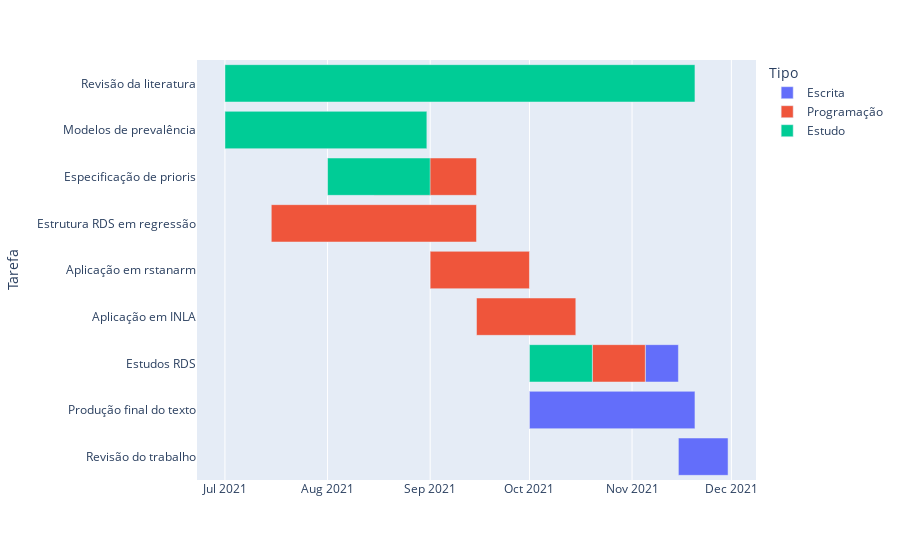

Write notebook code for a chart like this one.
### Code cell
df = pd.DataFrame([
    dict(Tarefa="Revisão da literatura", Start='2021-07-01', Finish='2021-11-20', Tipo="Estudo"),
    dict(Tarefa="Modelos de prevalência", Start='2021-07-01', Finish='2021-08-31', Tipo='Estudo'),
    dict(Tarefa="Especificação de prioris", Start='2021-08-01', Finish='2021-09-01', Tipo='Estudo'),
    dict(Tarefa="Especificação de prioris", Start='2021-08-15', Finish='2021-09-15', Tipo='Programação'),
    dict(Tarefa="Estrutura RDS em regressão", Start='2021-07-15', Finish='2021-09-15', Tipo='Programação'),
    dict(Tarefa="Aplicação em rstanarm", Start='2021-09-01', Finish='2021-10-01', Tipo='Programação'),
    dict(Tarefa="Aplicação em INLA", Start='2021-09-15', Finish='2021-10-15', Tipo='Programação'),
    dict(Tarefa="Estudos RDS", Start='2021-10-01', Finish='2021-10-20', Tipo='Estudo'),
    dict(Tarefa="Estudos RDS", Start='2021-10-20', Finish='2021-11-05', Tipo='Programação'),
    dict(Tarefa="Estudos RDS", Start='2021-11-05', Finish='2021-11-15', Tipo='Escrita'),
    dict(Tarefa="Produção final do texto", Start='2021-10-01', Finish='2021-11-20', Tipo='Escrita'),
    dict(Tarefa="Revisão do trabalho", Start='2021-11-15', Finish='2021-11-30', Tipo='Escrita'), 
]).iloc[::-1]

fig = px.timeline(df, x_start="Start", x_end="Finish", y="Tarefa", color="Tipo")
fig.write_image("../images/fig1.svg", width=2.5*300, height=1.5*300, scale=1)
fig.show()

### Figure 1 — Plotly figure (JSON) as saved in the notebook; plotly's stock layout.template omitted (floating-point values rounded to 4 significant figures)
{"data": [{"alignmentgroup": "True", "base": ["2021-11-15", "2021-10-01", "2021-11-05"], "hovertemplate": "Tipo=Escrita<br>Start=%{base}<br>Finish=%{x}<br>Tarefa=%{y}<extra></extra>", "legendgroup": "Escrita", "marker": {"color": "#636efa"}, "name": "Escrita", "offsetgroup": "Escrita", "orientation": "h", "showlegend": true, "textposition": "auto", "type": "bar", "x": [1296000000, 4320000000, 864000000], "xaxis": "x", "y": ["Revisão do trabalho", "Produção final do texto", "Estudos RDS"], "yaxis": "y"}, {"alignmentgroup": "True", "base": ["2021-10-20", "2021-09-15", "2021-09-01", "2021-07-15", "2021-08-15"], "hovertemplate": "Tipo=Programação<br>Start=%{base}<br>Finish=%{x}<br>Tarefa=%{y}<extra></extra>", "legendgroup": "Programação", "marker": {"color": "#EF553B"}, "name": "Programação", "offsetgroup": "Programação", "orientation": "h", "showlegend": true, "textposition": "auto", "type": "bar", "x": [1382400000, 2592000000, 2592000000, 5356800000, 2678400000], "xaxis": "x", "y": ["Estudos RDS", "Aplicação em INLA", "Aplicação em rstanarm", "Estrutura RDS em regressão", "Especificação de prioris"], "yaxis": "y"}, {"alignmentgroup": "True", "base": ["2021-10-01", "2021-08-01", "2021-07-01", "2021-07-01"], "hovertemplate": "Tipo=Estudo<br>Start=%{base}<br>Finish=%{x}<br>Tarefa=%{y}<extra></extra>", "legendgroup": "Estudo", "marker": {"color": "#00cc96"}, "name": "Estudo", "offsetgroup": "Estudo", "orientation": "h", "showlegend": true, "textposition": "auto", "type": "bar", "x": [1641600000, 2678400000, 5270400000, 12268800000], "xaxis": "x", "y": ["Estudos RDS", "Especificação de prioris", "Modelos de prevalência", "Revisão da literatura"], "yaxis": "y"}], "layout": {"autosize": true, "barmode": "overlay", "legend": {"title": {"text": "Tipo"}, "tracegroupgap": 0}, "margin": {"t": 60}, "xaxis": {"anchor": "y", "autorange": true, "domain": [0, 1], "range": ["2021-06-22 13:20", "2021-12-08 10:40"], "type": "date"}, "yaxis": {"anchor": "x", "autorange": true, "domain": [0, 1], "range": [-0.5, 8.5], "title": {"text": "Tarefa"}, "type": "category"}}}
